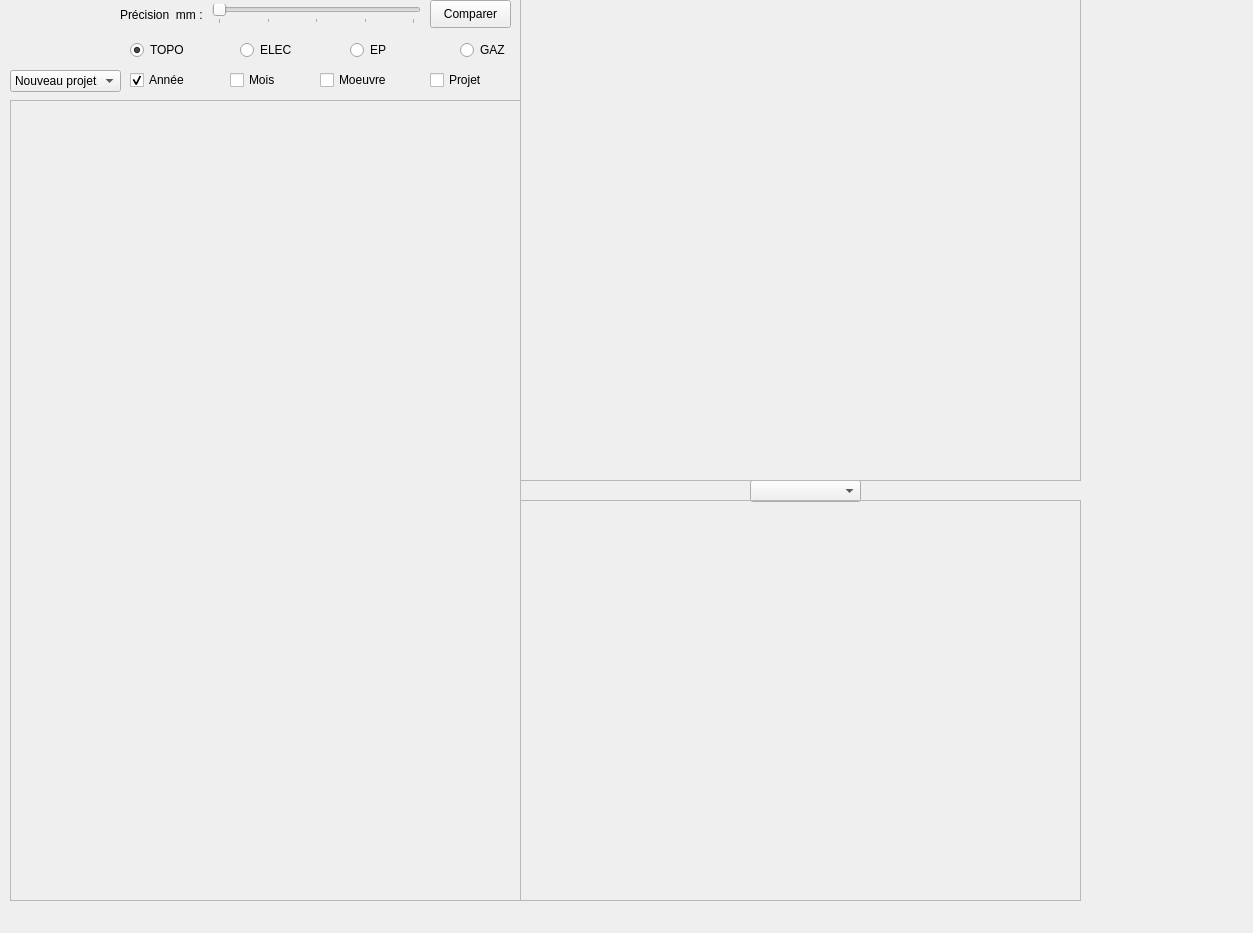
<?xml version="1.0" encoding="UTF-8"?>
<ui version="4.0">
 <class>ControleFoliosDockWidgetBase</class>
 <widget class="QDockWidget" name="ControleFoliosDockWidgetBase">
  <property name="geometry">
   <rect>
    <x>0</x>
    <y>0</y>
    <width>1253</width>
    <height>933</height>
   </rect>
  </property>
  <property name="windowTitle">
   <string>Contrôle des folios</string>
  </property>
  <widget class="QWidget" name="dockWidgetContents">
   <widget class="QRadioButton" name="radioTOPO">
    <property name="geometry">
     <rect>
      <x>130</x>
      <y>40</y>
      <width>60</width>
      <height>20</height>
     </rect>
    </property>
    <property name="text">
     <string>TOPO</string>
    </property>
    <property name="checked">
     <bool>true</bool>
    </property>
   </widget>
   <widget class="QLabel" name="label_image">
    <property name="geometry">
     <rect>
      <x>20</x>
      <y>-1</y>
      <width>81</width>
      <height>61</height>
     </rect>
    </property>
    <property name="pixmap">
     <pixmap>images/srd.jpg</pixmap>
    </property>
    <property name="scaledContents">
     <bool>true</bool>
    </property>
   </widget>
   <widget class="QRadioButton" name="radioELEC">
    <property name="geometry">
     <rect>
      <x>240</x>
      <y>40</y>
      <width>55</width>
      <height>20</height>
     </rect>
    </property>
    <property name="text">
     <string>ELEC</string>
    </property>
   </widget>
   <widget class="QRadioButton" name="radioEP">
    <property name="geometry">
     <rect>
      <x>350</x>
      <y>40</y>
      <width>61</width>
      <height>20</height>
     </rect>
    </property>
    <property name="text">
     <string>EP</string>
    </property>
   </widget>
   <widget class="QRadioButton" name="radioGAZ">
    <property name="geometry">
     <rect>
      <x>460</x>
      <y>40</y>
      <width>50</width>
      <height>20</height>
     </rect>
    </property>
    <property name="text">
     <string>GAZ</string>
    </property>
   </widget>
   <widget class="QComboBox" name="nouveau">
    <property name="geometry">
     <rect>
      <x>10</x>
      <y>70</y>
      <width>111</width>
      <height>22</height>
     </rect>
    </property>
    <item>
     <property name="text">
      <string>Nouveau projet</string>
     </property>
    </item>
   </widget>
   <widget class="QComboBox" name="attributs_details">
    <property name="geometry">
     <rect>
      <x>750</x>
      <y>480</y>
      <width>111</width>
      <height>22</height>
     </rect>
    </property>
   </widget>
   <widget class="QCheckBox" name="annee">
    <property name="geometry">
     <rect>
      <x>130</x>
      <y>70</y>
      <width>63</width>
      <height>20</height>
     </rect>
    </property>
    <property name="text">
     <string>Année</string>
    </property>
    <property name="checked">
     <bool>true</bool>
    </property>
   </widget>
   <widget class="QCheckBox" name="mois">
    <property name="geometry">
     <rect>
      <x>230</x>
      <y>70</y>
      <width>53</width>
      <height>20</height>
     </rect>
    </property>
    <property name="text">
     <string>Mois</string>
    </property>
   </widget>
   <widget class="QCheckBox" name="entreprise">
    <property name="geometry">
     <rect>
      <x>320</x>
      <y>70</y>
      <width>85</width>
      <height>20</height>
     </rect>
    </property>
    <property name="text">
     <string>Moeuvre</string>
    </property>
   </widget>
   <widget class="QCheckBox" name="projet">
    <property name="geometry">
     <rect>
      <x>430</x>
      <y>70</y>
      <width>61</width>
      <height>20</height>
     </rect>
    </property>
    <property name="text">
     <string>Projet</string>
    </property>
   </widget>
   <widget class="QFrame" name="graphe_general">
    <property name="geometry">
     <rect>
      <x>520</x>
      <y>-10</y>
      <width>561</width>
      <height>491</height>
     </rect>
    </property>
    <property name="frameShape">
     <enum>QFrame::StyledPanel</enum>
    </property>
    <property name="frameShadow">
     <enum>QFrame::Raised</enum>
    </property>
   </widget>
   <widget class="QFrame" name="tables">
    <property name="geometry">
     <rect>
      <x>10</x>
      <y>100</y>
      <width>511</width>
      <height>801</height>
     </rect>
    </property>
    <property name="frameShape">
     <enum>QFrame::StyledPanel</enum>
    </property>
    <property name="frameShadow">
     <enum>QFrame::Raised</enum>
    </property>
   </widget>
   <widget class="QFrame" name="attributs">
    <property name="geometry">
     <rect>
      <x>520</x>
      <y>500</y>
      <width>561</width>
      <height>401</height>
     </rect>
    </property>
    <property name="frameShape">
     <enum>QFrame::StyledPanel</enum>
    </property>
    <property name="frameShadow">
     <enum>QFrame::Raised</enum>
    </property>
   </widget>
   <widget class="QPushButton" name="pushButton_comparaison">
    <property name="geometry">
     <rect>
      <x>430</x>
      <y>0</y>
      <width>81</width>
      <height>28</height>
     </rect>
    </property>
    <property name="text">
     <string>Comparer</string>
    </property>
   </widget>
   <widget class="QWidget" name="layoutWidget">
    <property name="geometry">
     <rect>
      <x>120</x>
      <y>0</y>
      <width>301</width>
      <height>29</height>
     </rect>
    </property>
    <layout class="QHBoxLayout" name="layout_precision">
     <item>
      <widget class="QLabel" name="label_precision">
       <property name="text">
        <string>Précision  mm : </string>
       </property>
      </widget>
     </item>
     <item>
      <widget class="QSlider" name="horizontalSlider_precision">
       <property name="minimum">
        <number>1</number>
       </property>
       <property name="maximum">
        <number>5</number>
       </property>
       <property name="singleStep">
        <number>1</number>
       </property>
       <property name="pageStep">
        <number>1</number>
       </property>
       <property name="orientation">
        <enum>Qt::Horizontal</enum>
       </property>
       <property name="tickPosition">
        <enum>QSlider::TicksBelow</enum>
       </property>
       <property name="tickInterval">
        <number>1</number>
       </property>
      </widget>
     </item>
    </layout>
   </widget>
  </widget>
 </widget>
 <resources/>
 <connections/>
</ui>
